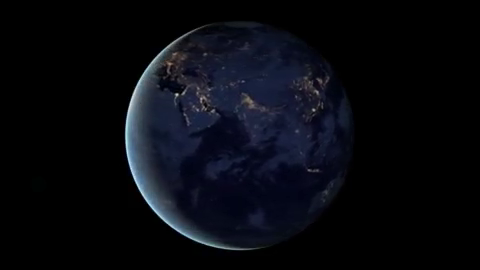
#> input picture frame 90 of Sample.avi, 480 x 270 px, given in place of tracking1.avi, which was not available
$ jupyter execute --allow-errors ch14.ipynb
#> lines starting #> are read from the running program, lines starting #| are printed output that depends on the picture; after the words box and inside, x2 and y2 are one past the last pixel; in counts of white or black regions, pixels touching at a corner belong together; pictures that were not available may be replaced by others from this repository, and a replacement may not be noted
[cell 1]
import cv2
flags = [i for i in dir(cv2) if i.startswith('COLOR_')]
print (flags)

[cell 2]
#1.4.1
import cv2
import numpy as np
cap = cv2.VideoCapture("tracking1.avi")
while(cap.isOpened()):
# Take each frame
    res, frame = cap.read()
#> frame is the input picture: shape (270, 480, 3); mean B, G, R 15.2, 9.4, 7.8
# Convert BGR to HSV
    if res==False:
        break
    hsv = cv2.cvtColor(frame, cv2.COLOR_BGR2HSV)
#> hsv: shape (270, 480, 3); mean H, S, V 38.8, 52, 15.2
# define range of blue color in HSV
    lower_blue = np.array([0,0,0])#bgr
    upper_blue = np.array([250,0,0])
# Threshold the HSV image to get only blue colors
    mask = cv2.inRange(hsv, lower_blue, upper_blue)
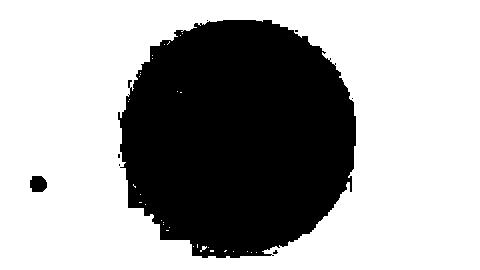
#> mask: shape (270, 480); 65.3% white; 8 black regions (6 under 20 px), largest, box (x1, y1, x2, y2) and area: (118, 20, 356, 258) 44689, (30, 176, 47, 192) 230
# Bitwise-AND mask and original image
    res = cv2.bitwise_and(frame,frame, mask= mask)
#> res: shape (270, 480, 3); every value is 0
    cv2.imshow('frame',frame)
    cv2.imshow('mask',mask)
    cv2.imshow('res',res)
    k = cv2.waitKey(25) & 0xFF
#> (key Esc is pressed here)
    if k == 27:
        break

cv2.destroyAllWindows()

[cell 3]
#1.4.2
import cv2
import numpy as np
from matplotlib import pyplot as plt
img = cv2.imread('sIMG_2164.jpg',3)
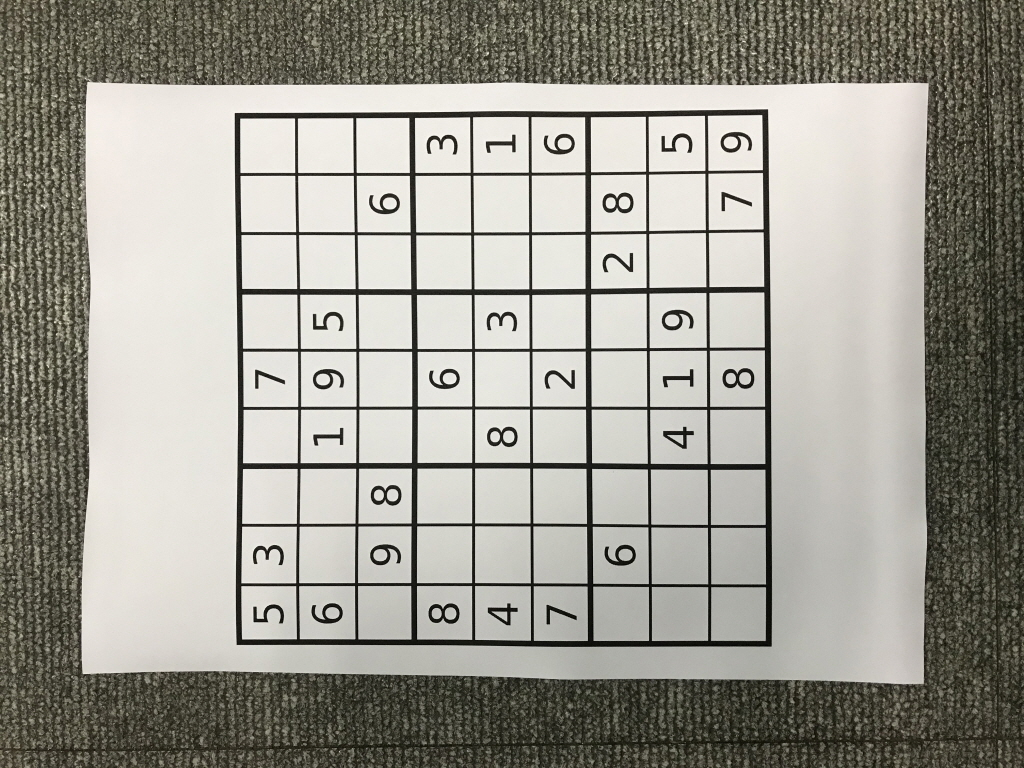
#> input picture sIMG_2164.jpg, 1024 x 768 px
#> img is the input picture: shape (768, 1024, 3); mean B, G, R 146.2, 155.1, 157.1
ret,thresh1 = cv2.threshold(img,127,255,cv2.THRESH_BINARY)
ret,thresh2 = cv2.threshold(img,127,255,cv2.THRESH_BINARY_INV)
ret,thresh3 = cv2.threshold(img,127,255,cv2.THRESH_TRUNC)
ret,thresh4 = cv2.threshold(img,127,255,cv2.THRESH_TOZERO)
ret,thresh5 = cv2.threshold(img,127,255,cv2.THRESH_TOZERO_INV)
titles = ['Original Image','BINARY','BINARY_INV','TRUNC','TOZERO','TOZERO_INV']
images = [img, thresh1, thresh2, thresh3, thresh4, thresh5]
for i in range(6):
    plt.subplot(2,3,i+1),plt.imshow(images[i],'gray')
    plt.title(titles[i])
    plt.xticks([]),plt.yticks([])
plt.show()

[cell 4]
import cv2
import numpy as np
from matplotlib import pyplot as plt
img = cv2.imread('sIMG_2168.jpg',0)
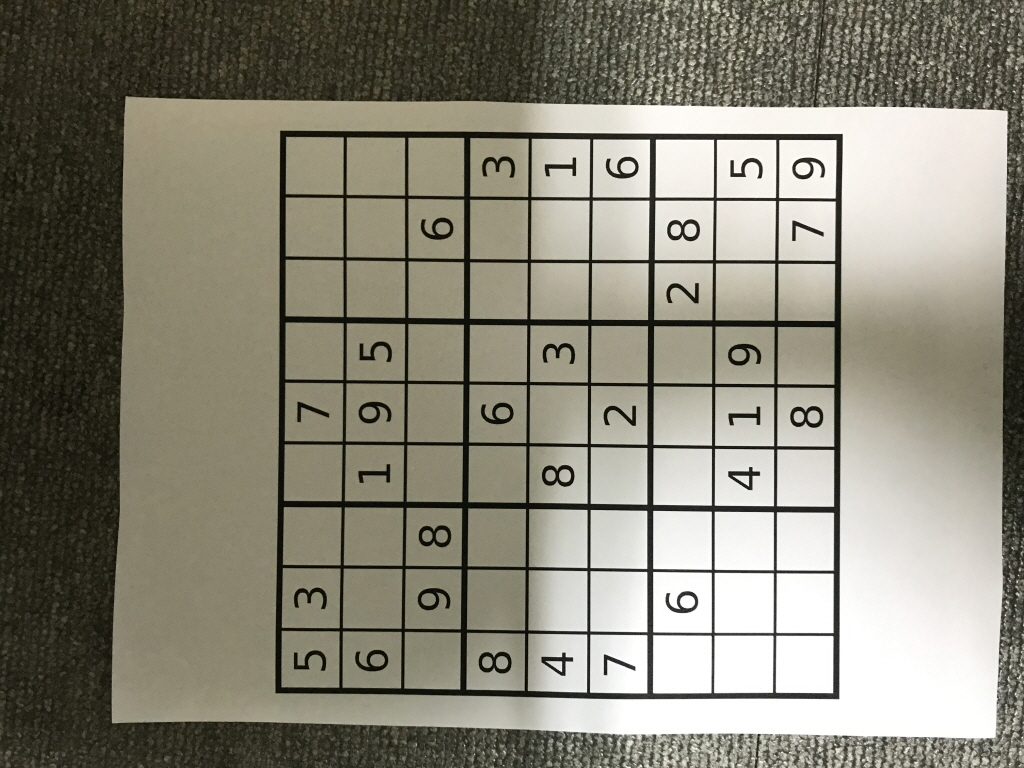
#> input picture sIMG_2168.jpg, 1024 x 768 px
#> img: shape (768, 1024)
ret,thresh1 = cv2.threshold(img,127,255,cv2.THRESH_BINARY)
#> thresh1: shape (768, 1024); 64.3% white; 1651 black regions (1570 under 20 px), largest, box (x1, y1, x2, y2) and area: (0, 0, 1024, 768) 212105, (274, 130, 843, 699) 51327, (831, 735, 897, 768) 840
ret,thresh2 = cv2.threshold(img,127,255,cv2.THRESH_BINARY_INV)
ret,thresh3 = cv2.threshold(img,200,255,cv2.THRESH_TRUNC)
#> thresh3: shape (768, 1024)
ret,thresh4 = cv2.threshold(img,127,255,cv2.THRESH_TOZERO)
#> thresh4: shape (768, 1024)
ret,thresh5 = cv2.threshold(img,180,255,cv2.THRESH_TOZERO_INV)
#> thresh5: shape (768, 1024)
titles = ['Original Image','BINARY','BINARY_INV','TRUNC','TOZERO','TOZERO_INV']
images = [img, thresh1, thresh2, thresh3, thresh4, thresh5]
for i in range(6):
    plt.subplot(2,3,i+1),plt.imshow(images[i],'gray')
    plt.title(titles[i])
    plt.xticks([]),plt.yticks([])
plt.show()

[cell 5]
import cv2
import numpy as np
from matplotlib import pyplot as plt
img = cv2.imread('sIMG_2177.jpg',0)
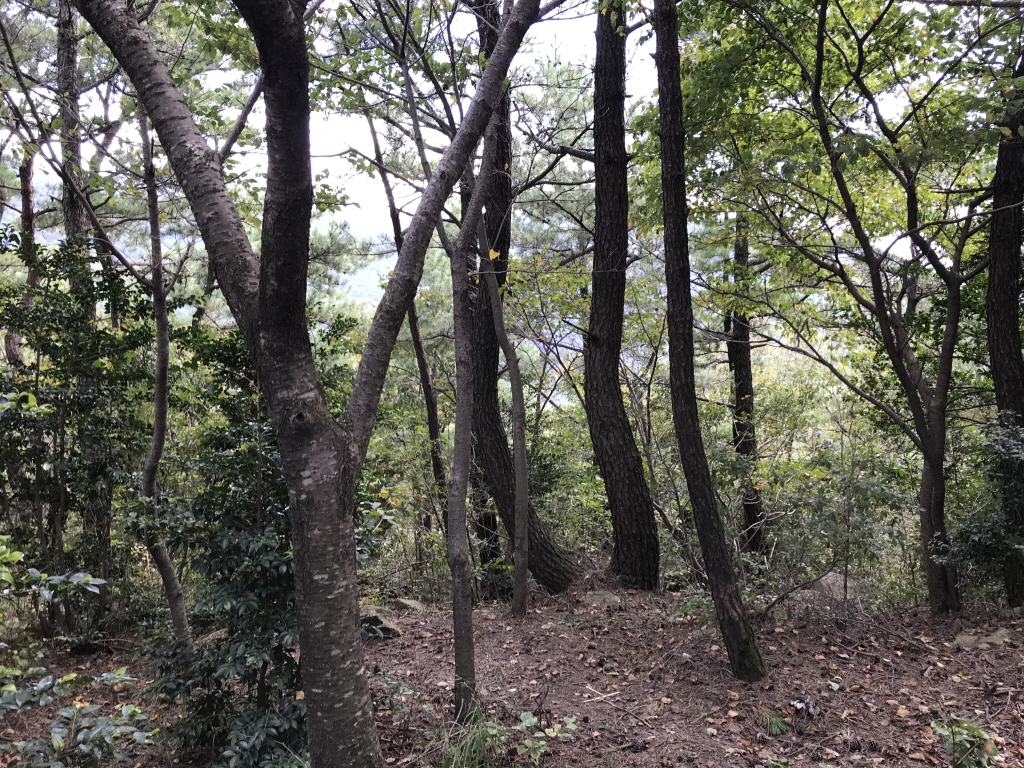
#> input picture sIMG_2177.jpg, 1024 x 768 px
ret,thresh1 = cv2.threshold(img,127,255,cv2.THRESH_BINARY)
#> thresh1: shape (768, 1024); 26.7% white; 7895 white regions (7134 under 20 px), largest, box (x1, y1, x2, y2) and area: (306, 83, 399, 379) 16217, (506, 0, 599, 187) 11126, (750, 341, 900, 486) 9779
ret,thresh2 = cv2.threshold(img,127,255,cv2.THRESH_BINARY_INV)
ret,thresh3 = cv2.threshold(img,127,255,cv2.THRESH_TRUNC)
ret,thresh4 = cv2.threshold(img,127,255,cv2.THRESH_TOZERO)
ret,thresh5 = cv2.threshold(img,127,255,cv2.THRESH_TOZERO_INV)
titles = ['Original Image','BINARY','BINARY_INV','TRUNC','TOZERO','TOZERO_INV']
images = [img, thresh1, thresh2, thresh3, thresh4, thresh5]
for i in range(6):
    plt.subplot(2,3,i+1),plt.imshow(images[i],'gray')
    plt.title(titles[i])
    plt.xticks([]),plt.yticks([])
plt.show()

[cell 6]
import cv2
import numpy as np
from matplotlib import pyplot as plt
img = cv2.imread('sIMG_2180.jpg',0)
ret,thresh1 = cv2.threshold(img,90,255,cv2.THRESH_BINARY)
ret,thresh2 = cv2.threshold(img,127,255,cv2.THRESH_BINARY_INV)
ret,thresh3 = cv2.threshold(img,127,255,cv2.THRESH_TRUNC)
ret,thresh4 = cv2.threshold(img,127,255,cv2.THRESH_TOZERO)
ret,thresh5 = cv2.threshold(img,127,255,cv2.THRESH_TOZERO_INV)
titles = ['Original Image','BINARY','BINARY_INV','TRUNC','TOZERO','TOZERO_INV']
images = [img, thresh1, thresh2, thresh3, thresh4, thresh5]
#> (the rest of this cell did not finish here and is left out)

[cell 7]
import cv2
import numpy as np
from matplotlib import pyplot as plt
img = cv2.imread('sIMG_2180.jpg',1)
ret,thresh1 = cv2.threshold(img,127,255,cv2.THRESH_BINARY)
ret,thresh2 = cv2.threshold(img,127,255,cv2.THRESH_BINARY_INV)
ret,thresh3 = cv2.threshold(img,127,255,cv2.THRESH_TRUNC)
ret,thresh4 = cv2.threshold(img,127,255,cv2.THRESH_TOZERO)
ret,thresh5 = cv2.threshold(img,127,255,cv2.THRESH_TOZERO_INV)
titles = ['Original Image','BINARY','BINARY_INV','TRUNC','TOZERO','TOZERO_INV']
images = [img, thresh1, thresh2, thresh3, thresh4, thresh5]
#> (the rest of this cell did not finish here and is left out)

[cell 8]
import cv2
import numpy as np
from matplotlib import pyplot as plt
img = cv2.imread('sIMG_2164.jpg',0)
ret,thresh1 = cv2.threshold(img,127,255,cv2.THRESH_BINARY)
#> thresh1: shape (768, 1024); 60.5% white; 71 black regions (39 under 20 px), largest, box (x1, y1, x2, y2) and area: (0, 0, 1024, 768) 262060, (235, 109, 772, 647) 41345, (428, 603, 460, 624) 314
titles = ['Original Image','BINARY']
images = [img, thresh1]
for i in range(2):
    plt.subplot(2,3,i+1),plt.imshow(images[i],'gray')
    plt.title(titles[i])
    plt.xticks([]),plt.yticks([])
plt.show()

[cell 9]
import cv2
import numpy as np
from matplotlib import pyplot as plt
img = cv2.imread('sIMG_2177.jpg',0)
#img = cv2.medianBlur(img,5)#노이즈 제거
ret,th1 = cv2.threshold(img,127,255,cv2.THRESH_BINARY)
th2 = cv2.adaptiveThreshold(img,255,cv2.ADAPTIVE_THRESH_MEAN_C,\
    cv2.THRESH_BINARY,11,2)
#> th2: shape (768, 1024); 48.6% white; 4884 white regions (4008 under 20 px), largest, box (x1, y1, x2, y2) and area: (291, 221, 1024, 768) 91247, (0, 236, 283, 768) 25548, (696, 341, 921, 613) 16160
th3 = cv2.adaptiveThreshold(img,255,cv2.ADAPTIVE_THRESH_GAUSSIAN_C,cv2.THRESH_BINARY,11,2)
#> th3: shape (768, 1024); 50% white; black in thin lines or dots
mdth3=cv2.medianBlur(th3,5)
#> mdth3: shape (768, 1024); 49.1% white; 2839 white regions (1829 under 20 px), largest, box (x1, y1, x2, y2) and area: (466, 19, 1024, 768) 70097, (306, 90, 494, 596) 31317, (249, 402, 473, 767) 15426
titles = ['Original Image', 'Global Thresholding (v = 127)',
    'Adaptive Mean Thresholding', 'Adaptive Gaussian Thresholding']
images = [img, th1, th2, th3]
plt.figure(figsize=(10,10))
for i in range(4):
    plt.subplot(2,2,i+1),plt.imshow(images[i],'gray')
    plt.title(titles[i])
    plt.xticks([]),plt.yticks([])
plt.show()

[cell 10]
import cv2
import numpy as np
from matplotlib import pyplot as plt
img = cv2.imread('sIMG_2168.jpg',0)
img = cv2.medianBlur(img,5)
ret,th1 = cv2.threshold(img,127,255,cv2.THRESH_BINARY)
#> th1: shape (768, 1024); 64% white; 152 black regions (71 under 20 px), largest, box (x1, y1, x2, y2) and area: (0, 0, 1024, 768) 217949, (275, 130, 843, 699) 51300, (418, 525, 452, 548) 458
th2 = cv2.adaptiveThreshold(img,255,cv2.ADAPTIVE_THRESH_MEAN_C,\
    cv2.THRESH_BINARY,11,2)
#> th2: shape (768, 1024); 77.9% white; 1908 black regions (1496 under 20 px), largest, box (x1, y1, x2, y2) and area: (90, 0, 1024, 768) 53601, (275, 131, 843, 699) 49735, (715, 733, 975, 768) 3942
th3 = cv2.adaptiveThreshold(img,255,cv2.ADAPTIVE_THRESH_GAUSSIAN_C,\
    cv2.THRESH_BINARY,11,2)
#> th3: shape (768, 1024); 80.8% white; 1998 black regions (1327 under 20 px), largest, box (x1, y1, x2, y2) and area: (275, 131, 843, 699) 48667, (99, 0, 1024, 768) 40749, (747, 734, 899, 768) 1958
titles = ['Original Image', 'Global Thresholding (v = 127)',
    'Adaptive Mean Thresholding', 'Adaptive Gaussian Thresholding']
images = [img, th1, th2, th3]
for i in range(4):
    plt.subplot(2,2,i+1),plt.imshow(images[i],'gray')
    plt.title(titles[i])
    plt.xticks([]),plt.yticks([])
plt.show()

[cell 11]
import cv2
import numpy as np
from matplotlib import pyplot as plt
img = cv2.imread('sIMG_2177.jpg',0)
img = cv2.medianBlur(img,5)
ret,th1 = cv2.threshold(img,127,255,cv2.THRESH_BINARY)
#> th1: shape (768, 1024); 23.4% white; 1088 white regions (638 under 20 px), largest, box (x1, y1, x2, y2) and area: (306, 82, 459, 353) 21446, (747, 282, 924, 483) 17239, (507, 0, 599, 185) 11771
th2 = cv2.adaptiveThreshold(img,255,cv2.ADAPTIVE_THRESH_MEAN_C,\
    cv2.THRESH_BINARY,11,2)
#> th2: shape (768, 1024); 52.4% white; 1998 black regions (1237 under 20 px), largest, box (x1, y1, x2, y2) and area: (264, 0, 1024, 694) 145571, (0, 0, 295, 768) 71772, (230, 592, 402, 768) 7810
th3 = cv2.adaptiveThreshold(img,255,cv2.ADAPTIVE_THRESH_GAUSSIAN_C,\
    cv2.THRESH_BINARY,11,2)
#> th3: shape (768, 1024); 57.2% white; 4869 black regions (3631 under 20 px), largest, box (x1, y1, x2, y2) and area: (658, 0, 1024, 547) 54366, (0, 0, 287, 554) 44139, (461, 0, 712, 603) 28263
titles = ['Original Image', 'Global Thresholding (v = 127)',
    'Adaptive Mean Thresholding', 'Adaptive Gaussian Thresholding']
images = [img, th1, th2, th3]
for i in range(4):
    plt.subplot(2,2,i+1),plt.imshow(images[i],'gray')
    plt.title(titles[i])
    plt.xticks([]),plt.yticks([])
plt.show()

[cell 12]
import cv2
import numpy as np
from matplotlib import pyplot as plt
img = cv2.imread('sIMG_2180.jpg',0)
#> (the rest of this cell did not finish here and is left out)

[cell 13]
import cv2
import numpy as np
from matplotlib import pyplot as plt
img = cv2.imread('sIMG_2168.jpg',0)
# global thresholding
ret1,th1 = cv2.threshold(img,127,255,cv2.THRESH_BINARY)
# Otsu's thresholding
ret2,th2 = cv2.threshold(img,0,255,cv2.THRESH_BINARY+cv2.THRESH_OTSU)#노이즈 제거
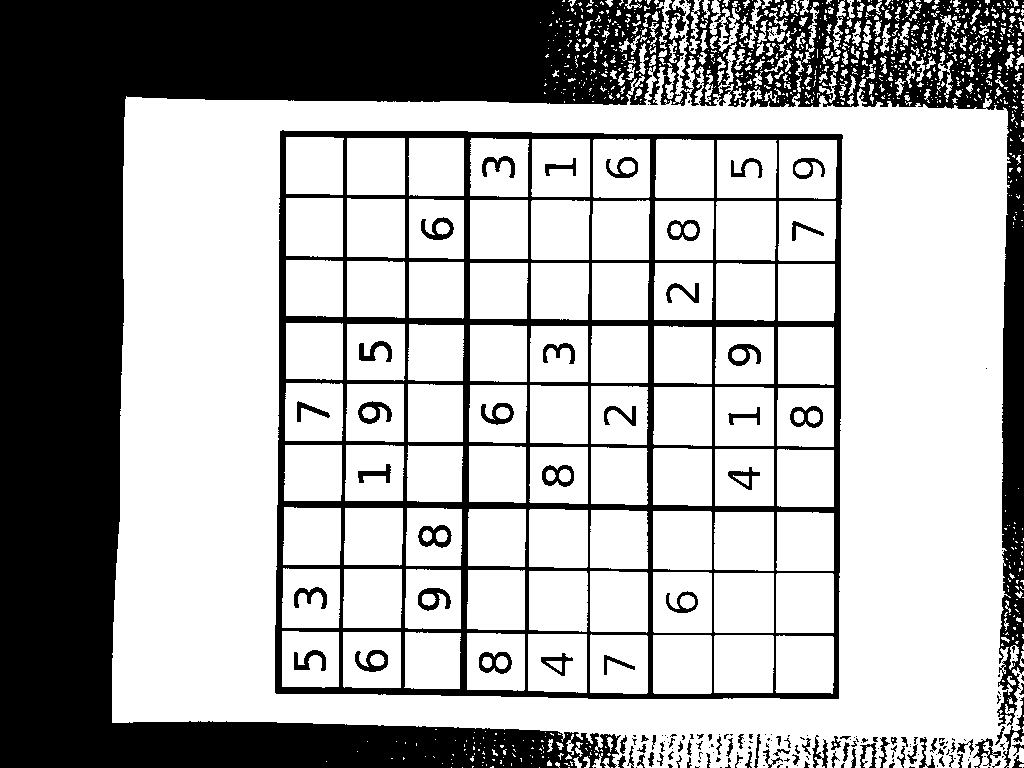
#> th2: shape (768, 1024); 66.7% white; 234 black regions (139 under 20 px), largest, box (x1, y1, x2, y2) and area: (0, 0, 1024, 768) 200577, (275, 130, 843, 699) 48421, (418, 525, 452, 548) 399
#> ret2 = 111
# Otsu's thresholding after Gaussian filtering
blur = cv2.GaussianBlur(img,(5,5),0)
ret3,th3 = cv2.threshold(blur,0,255,cv2.THRESH_BINARY+cv2.THRESH_OTSU)
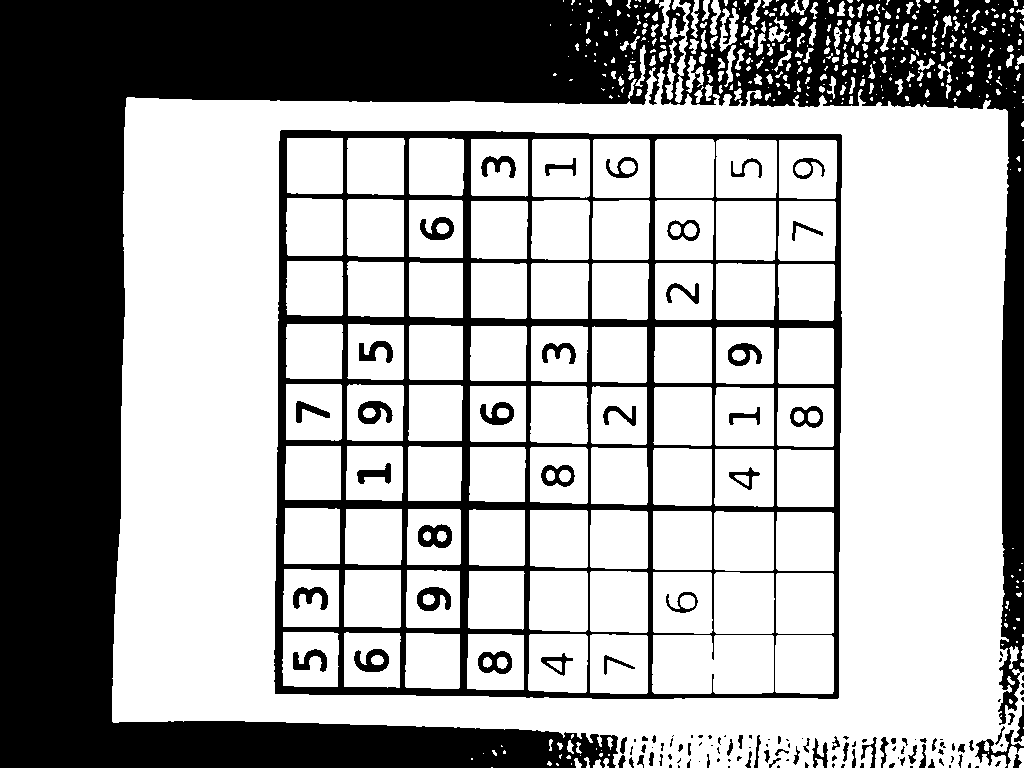
#> th3: shape (768, 1024); 65.2% white; 144 black regions (64 under 20 px), largest, box (x1, y1, x2, y2) and area: (0, 0, 1024, 768) 206060, (274, 130, 842, 699) 54281, (418, 524, 452, 548) 532
#> ret3 = 115
# plot all the images and their histograms
images = [img, 0, th1,
    img, 0, th2,
    blur, 0, th3]
titles = ['Original Noisy Image','Histogram','Global Thresholding (v=127)',
    'Original Noisy Image','Histogram',"Otsu's Thresholding",
    'Gaussian filtered Image','Histogram',"Otsu's Thresholding"]
plt.figure(figsize=(10,10))
for i in range(3):
    plt.subplot(3,3,i*3+1),plt.imshow(images[i*3],'gray')
    plt.title(titles[i*3]), plt.xticks([]), plt.yticks([])
    plt.subplot(3,3,i*3+2),plt.hist(images[i*3].ravel(),256)
    plt.title(titles[i*3+1]), plt.xticks([]), plt.yticks([])
    plt.subplot(3,3,i*3+3),plt.imshow(images[i*3+2],'gray')
    plt.title(titles[i*3+2]), plt.xticks([]), plt.yticks([])
plt.show()
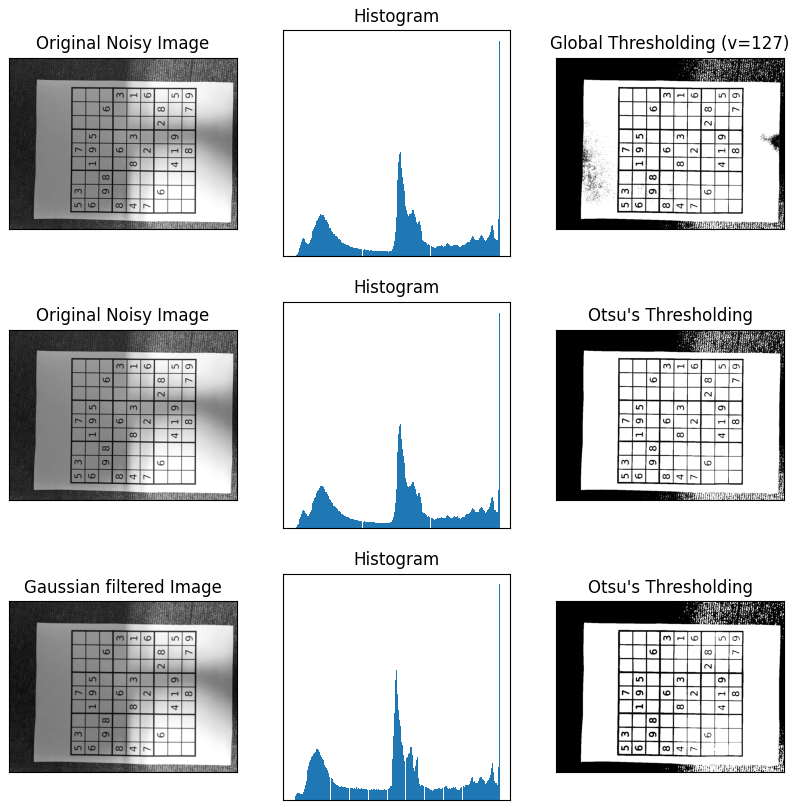
#> figure drawn by matplotlib, 9 panels

[cell 14]
img = cv2.imread('sIMG_2168.jpg',0)
blur = cv2.GaussianBlur(img,(5,5),0)
# find normalized_histogram, and its cumulative distribution function
hist = cv2.calcHist([blur],[0],None,[256],[0,256])
#> hist = 256 values, max 29907 at index 255, min 0 at index 0, mean 3072
hist_norm = hist.ravel()/hist.max()
#> hist_norm = 256 values, max 1 at index 255, min 0 at index 0, mean 0.103
Q = hist_norm.cumsum()
#> Q = 256 values from 0 to 26.3
bins = np.arange(256)
fn_min = np.inf
thresh = -1
for i in range(1,256):
    p1,p2 = np.hsplit(hist_norm,[i]) # probabilities
    q1,q2 = Q[i],Q[255]-Q[i] # cum sum of classes
    b1,b2 = np.hsplit(bins,[i]) # weights
# finding means and variances
    m1,m2 = np.sum(p1*b1)/q1, np.sum(p2*b2)/q2
    v1,v2 = np.sum(((b1-m1)**2)*p1)/q1,np.sum(((b2-m2)**2)*p2)/q2
# calculates the minimization function
    fn = v1*q1 + v2*q2
    if fn < fn_min:
        fn_min = fn
        thresh = i
#> this loop made 255 passes
#> (p1, q1, q2, m1, m2, v1, v2, fn) on passes 10 to 13: ([0, 0, 0, 0, 0, 0, 0, 0, 0, 0], 0.0001, 26.3, 0, 133.4, 0, 4836.3, 127174.5), ([0, 0, 0, 0, 0, 0, 0, 0, 0, 0, 0.0001], 0.00117, 26.29, 0.857, 133.4, 7.17, 4836.4, 127172.9), ([0, 0, 0, 0, 0, 0, 0, 0, 0, 0, 0.0001, 0.00107], 0.00712, 26.29, 1.79, 133.5, 13.68, 4836.9, 127157), ([0, 0, 0, 0, 0, 0, 0, 0, 0, 0, 0.0001, 0.00107, 0.00595], 0.024, 26.27, 3.51, 133.5, 20.57, 4836.7, 127069.8)
# find otsu's threshold value with OpenCV function
ret, otsu = cv2.threshold(blur,0,255,cv2.THRESH_BINARY+cv2.THRESH_OTSU)
print (thresh,ret)
